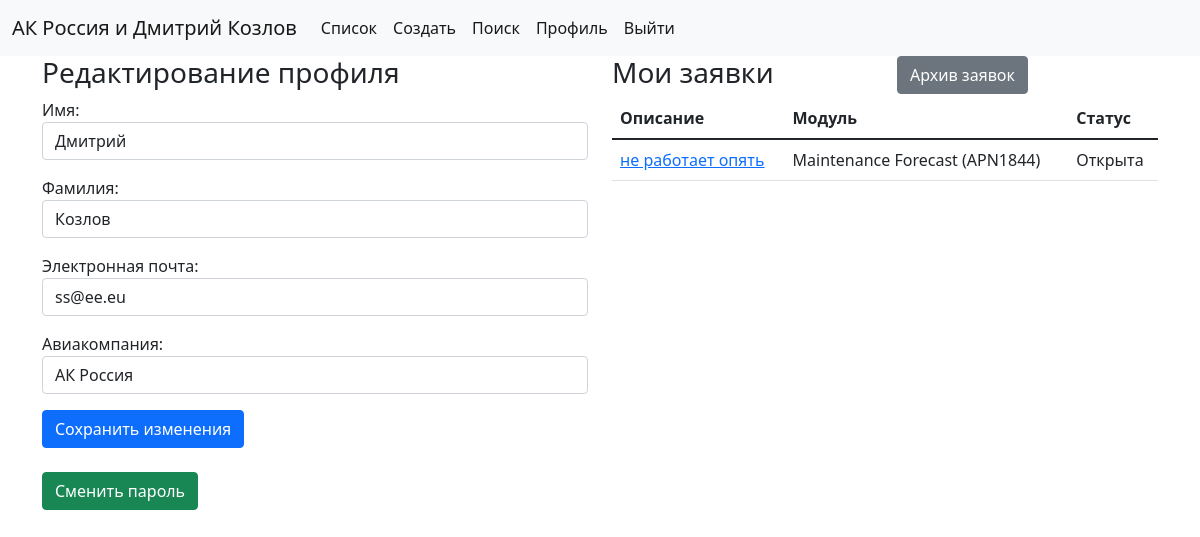
Page /account/edit/ (signed in) on the earlier database version.
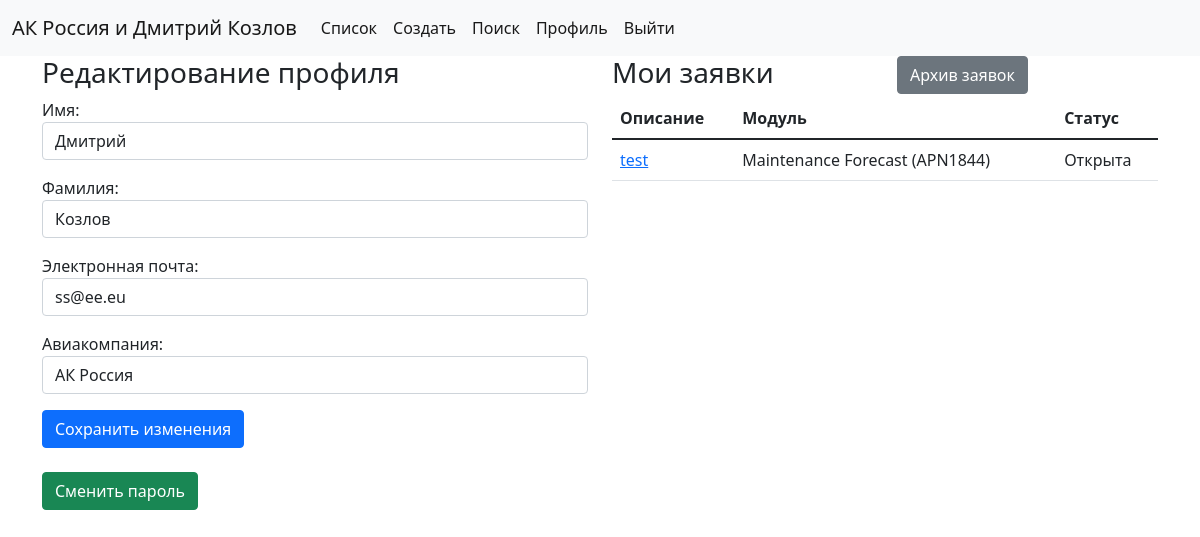
Same page on the later database version.
### cases/models.py (models this page shows, shortened)
class Case(models.Model):
    title = models.CharField(max_length=255)
    description = models.TextField()
    module = models.ForeignKey(AMOSModule, on_delete=models.CASCADE)
    docfile = models.FileField(upload_to=case_directory_path, blank=True, null=True)
    author = models.ForeignKey(User, on_delete=models.SET_NULL, blank=True, null=True)
    created = models.DateTimeField(auto_now_add=True)
    active = models.BooleanField(default=True)
    def get_absolute_url(self):
        return reverse('cases:detail', args=[str(self.id)])

class AMOSModule(models.Model):
    apn = models.IntegerField()
    name = models.CharField(max_length=155)
    def __str__(self):
        return f"{self.name} (APN{self.apn})"

### account/views.py (the view, shortened to what this page needs)
# urls.py: path('edit/', EditView.as_view(), name='edit'),
class EditView(LoginRequiredMixin, View):
    template_name = 'account/edit.html'
    def get(self, request):
        items = Case.objects.filter(author=request.user).filter(active=True)
        user_form = UserEditForm(instance=request.user)
        profile_form = ProfileEditForm(instance=request.user.profile)
        context = {
            'user_form': user_form,
            'profile_form': profile_form,
            'items': items
        }
        return render(request, template_name=self.template_name, context=context)

### account/forms.py
class UserEditForm(forms.ModelForm):
    class Meta:
        model = User
        fields = ['first_name', 'last_name', 'email']
        widgets = {
            'first_name': forms.TextInput(attrs={'class': 'form-control'}),
            'last_name': forms.TextInput(attrs={'class': 'form-control'}),
            'email': forms.EmailInput(attrs={'class': 'form-control'}),
        }
        labels = {
            'first_name': 'Имя',
            'last_name': 'Фамилия',
            'email': 'Электронная почта',
        }

class ProfileEditForm(forms.ModelForm):
    class Meta:
        model = Profile
        fields = ['airline']
        widgets = {
            'airline': forms.Select(attrs={'class': 'form-control'}),
        }
        labels = {
            'airline': 'Авиакомпания',
        }

### account/models.py (called while the page is built)
    def __str__(self):
        return self.airline

### account/templates/account/edit.html (shortened to what this page needs)
{% extends "cases/base.html" %}
{% block content %}
    <div class="row">
    <div class="col-sm">
{% if messages %}
  {% for message in messages %}
  <div>
  <h3>{{ message|safe }}</h3>
    </div>
  {% endfor %}
{% else %}
<h3>Редактирование профиля</h3>
{% endif %}
<form method="post">
    {{ user_form.as_p }}
    {{ profile_form.as_p }}
    <button type="submit" class="btn btn-primary">Сохранить изменения</button>
</form>
<br>
<a href="{% url 'account:password_change' %}" class="btn btn-success">Сменить пароль</a>
    </div>
    <div class="col-sm">
        <div class="row">
            <div class="col">
                <h3>Мои заявки</h3>
            </div>
            <div class="col">
                <a href="{% url 'account:archive' %}" class="btn btn-secondary">Архив заявок</a>
            </div>
        </div>
        {% include 'account/snippets/table.html' with items=items %}
    </div>
</div>
{% endblock %}

### account/templates/account/snippets/table.html
<table class="table">
  <thead>
    <tr>
      <th scope="col">Описание</th>
      <th scope="col">Модуль</th>
      <th scope="col">Статус</th>
    </tr>
  </thead>
  <tbody>
  {% for item in items %}
    <tr>
      <td><a href="{{ item.get_absolute_url }}">{{ item.title }}</a></td>
      <td>{{ item.module }}</td>
      <td>{% if item.active %}Открыта{% else %}Закрыта{% endif %}</td>
    </tr>
  {% endfor %}
  </tbody>
</table>

Differences in the rows shown:
no longer on this page (row edited): Case: title "не работает опять", module "Maintenance Forecast (APN1844)", active "Открыта"
added Case: title "test", module "Maintenance Forecast (APN1844)", active "Открыта"
